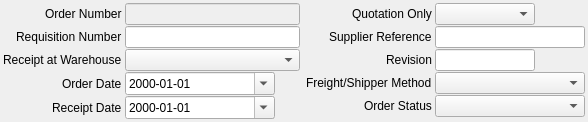
         <widget class="QWidget" name="tab_3">
          <attribute name="title">
           <string>Receipt</string>
          </attribute>
          <layout class="QGridLayout" name="gridLayout_4">
           <property name="leftMargin">
            <number>3</number>
           </property>
           <property name="topMargin">
            <number>3</number>
           </property>
           <property name="rightMargin">
            <number>3</number>
           </property>
           <property name="bottomMargin">
            <number>3</number>
           </property>
           <property name="verticalSpacing">
            <number>3</number>
           </property>
           <item row="1" column="0">
            <layout class="QFormLayout" name="formLayout_3">
             <property name="fieldGrowthPolicy">
              <enum>QFormLayout::AllNonFixedFieldsGrow</enum>
             </property>
             <property name="labelAlignment">
              <set>Qt::AlignRight|Qt::AlignTrailing|Qt::AlignVCenter</set>
             </property>
             <property name="horizontalSpacing">
              <number>3</number>
             </property>
             <property name="verticalSpacing">
              <number>1</number>
             </property>
             <item row="1" column="0">
              <widget class="QLabel" name="label_2">
               <property name="text">
                <string>Requisition Number</string>
               </property>
              </widget>
             </item>
             <item row="1" column="1">
              <widget class="QLineEdit" name="leRequisitionNo">
               <property name="enabled">
                <bool>true</bool>
               </property>
               <property name="minimumSize">
                <size>
                 <width>175</width>
                 <height>0</height>
                </size>
               </property>
               <property name="maximumSize">
                <size>
                 <width>16777215</width>
                 <height>16777215</height>
                </size>
               </property>
              </widget>
             </item>
             <item row="2" column="0">
              <widget class="QLabel" name="label_3">
               <property name="text">
                <string>Receipt at Warehouse</string>
               </property>
              </widget>
             </item>
             <item row="2" column="1">
              <widget class="QComboBox" name="cbWarehouse">
               <property name="minimumSize">
                <size>
                 <width>175</width>
                 <height>0</height>
                </size>
               </property>
               <property name="maximumSize">
                <size>
                 <width>175</width>
                 <height>16777215</height>
                </size>
               </property>
              </widget>
             </item>
             <item row="3" column="0">
              <widget class="QLabel" name="label_4">
               <property name="text">
                <string>Order Date</string>
               </property>
              </widget>
             </item>
             <item row="3" column="1">
              <widget class="QDateTimeEdit" name="dteOrderDate">
               <property name="minimumSize">
                <size>
                 <width>150</width>
                 <height>0</height>
                </size>
               </property>
               <property name="maximumSize">
                <size>
                 <width>150</width>
                 <height>16777215</height>
                </size>
               </property>
               <property name="displayFormat">
                <string>yyyy-MM-dd</string>
               </property>
               <property name="calendarPopup">
                <bool>true</bool>
               </property>
              </widget>
             </item>
             <item row="0" column="0">
              <widget class="QLabel" name="label_32">
               <property name="text">
                <string>Order Number</string>
               </property>
              </widget>
             </item>
             <item row="0" column="1">
              <widget class="QLineEdit" name="leOrderNo">
               <property name="enabled">
                <bool>false</bool>
               </property>
               <property name="readOnly">
                <bool>true</bool>
               </property>
              </widget>
             </item>
             <item row="4" column="0">
              <widget class="QLabel" name="label_15">
               <property name="text">
                <string>Receipt Date</string>
               </property>
              </widget>
             </item>
             <item row="4" column="1">
              <widget class="QDateTimeEdit" name="dteReceiptDate">
               <property name="minimumSize">
                <size>
                 <width>150</width>
                 <height>0</height>
                </size>
               </property>
               <property name="maximumSize">
                <size>
                 <width>150</width>
                 <height>16777215</height>
                </size>
               </property>
               <property name="displayFormat">
                <string>yyyy-MM-dd</string>
               </property>
               <property name="calendarPopup">
                <bool>true</bool>
               </property>
              </widget>
             </item>
            </layout>
           </item>
           <item row="1" column="1">
            <layout class="QFormLayout" name="formLayout_4">
             <property name="fieldGrowthPolicy">
              <enum>QFormLayout::AllNonFixedFieldsGrow</enum>
             </property>
             <property name="labelAlignment">
              <set>Qt::AlignRight|Qt::AlignTrailing|Qt::AlignVCenter</set>
             </property>
             <property name="horizontalSpacing">
              <number>3</number>
             </property>
             <property name="verticalSpacing">
              <number>1</number>
             </property>
             <item row="3" column="0">
              <widget class="QLabel" name="label_16">
               <property name="text">
                <string>Revision</string>
               </property>
              </widget>
             </item>
             <item row="3" column="1">
              <widget class="QLineEdit" name="leRevision">
               <property name="enabled">
                <bool>true</bool>
               </property>
               <property name="minimumSize">
                <size>
                 <width>100</width>
                 <height>0</height>
                </size>
               </property>
               <property name="maximumSize">
                <size>
                 <width>100</width>
                 <height>16777215</height>
                </size>
               </property>
              </widget>
             </item>
             <item row="4" column="0">
              <widget class="QLabel" name="label_17">
               <property name="text">
                <string>Freight/Shipper Method</string>
               </property>
              </widget>
             </item>
             <item row="4" column="1">
              <widget class="QComboBox" name="cbFreightMethod">
               <property name="minimumSize">
                <size>
                 <width>0</width>
                 <height>0</height>
                </size>
               </property>
               <property name="maximumSize">
                <size>
                 <width>16777215</width>
                 <height>16777215</height>
                </size>
               </property>
              </widget>
             </item>
             <item row="5" column="0">
              <widget class="QLabel" name="label_18">
               <property name="text">
                <string>Order Status</string>
               </property>
              </widget>
             </item>
             <item row="5" column="1">
              <widget class="QComboBox" name="cbStatus">
               <property name="minimumSize">
                <size>
                 <width>100</width>
                 <height>0</height>
                </size>
               </property>
               <property name="maximumSize">
                <size>
                 <width>150</width>
                 <height>16777215</height>
                </size>
               </property>
              </widget>
             </item>
             <item row="2" column="0">
              <widget class="QLabel" name="label_13">
               <property name="text">
                <string>Supplier Reference</string>
               </property>
              </widget>
             </item>
             <item row="0" column="0">
              <widget class="QLabel" name="label_31">
               <property name="text">
                <string>Quotation Only</string>
               </property>
              </widget>
             </item>
             <item row="0" column="1">
              <widget class="QComboBox" name="cbQuotationOnly">
               <property name="minimumSize">
                <size>
                 <width>100</width>
                 <height>0</height>
                </size>
               </property>
               <property name="maximumSize">
                <size>
                 <width>100</width>
                 <height>16777215</height>
                </size>
               </property>
              </widget>
             </item>
             <item row="2" column="1">
              <widget class="QLineEdit" name="leSupplierReference">
               <property name="minimumSize">
                <size>
                 <width>150</width>
                 <height>0</height>
                </size>
               </property>
               <property name="maximumSize">
                <size>
                 <width>16777215</width>
                 <height>16777215</height>
                </size>
               </property>
              </widget>
             </item>
            </layout>
           </item>
          </layout>
         </widget>
